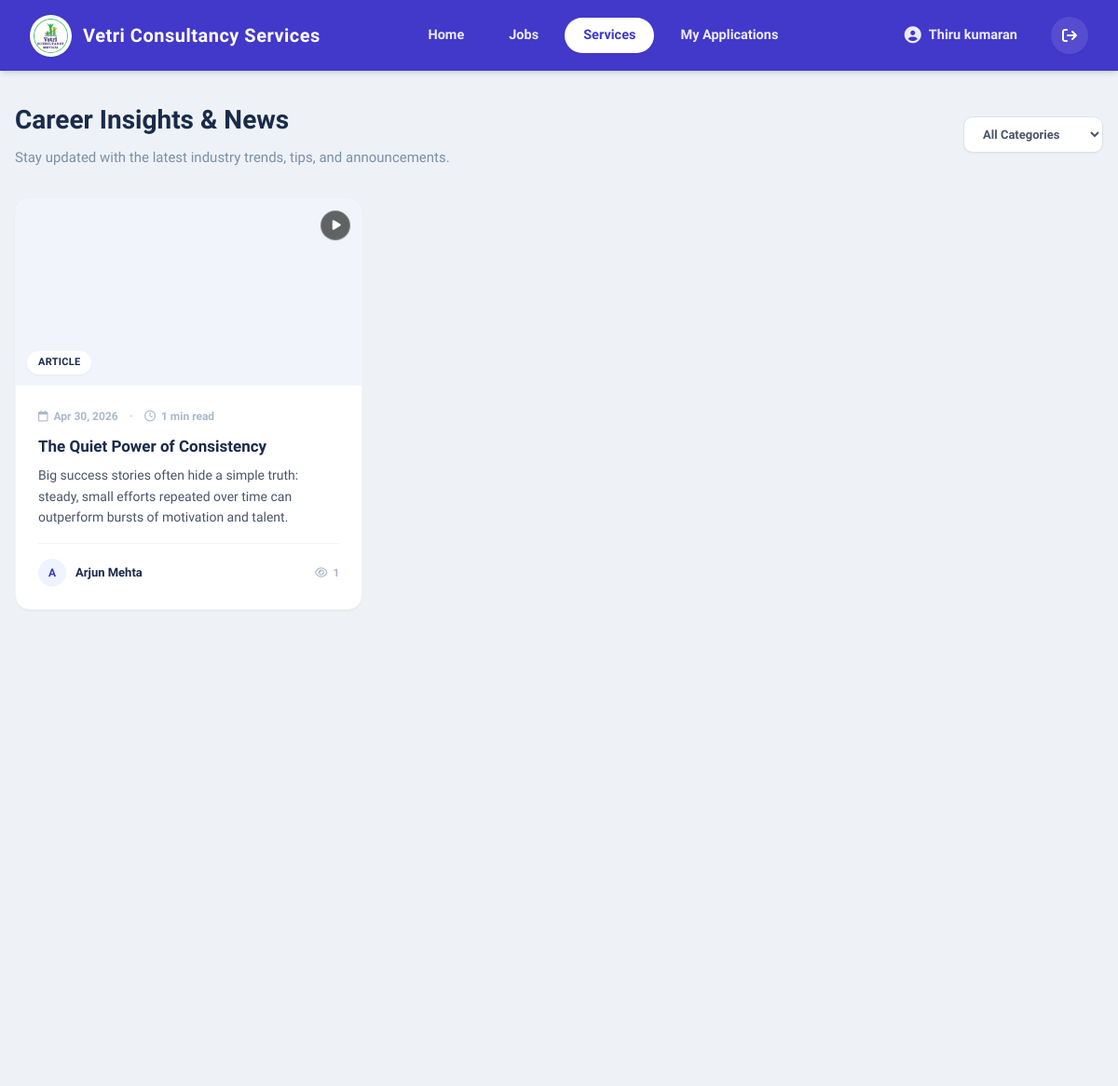
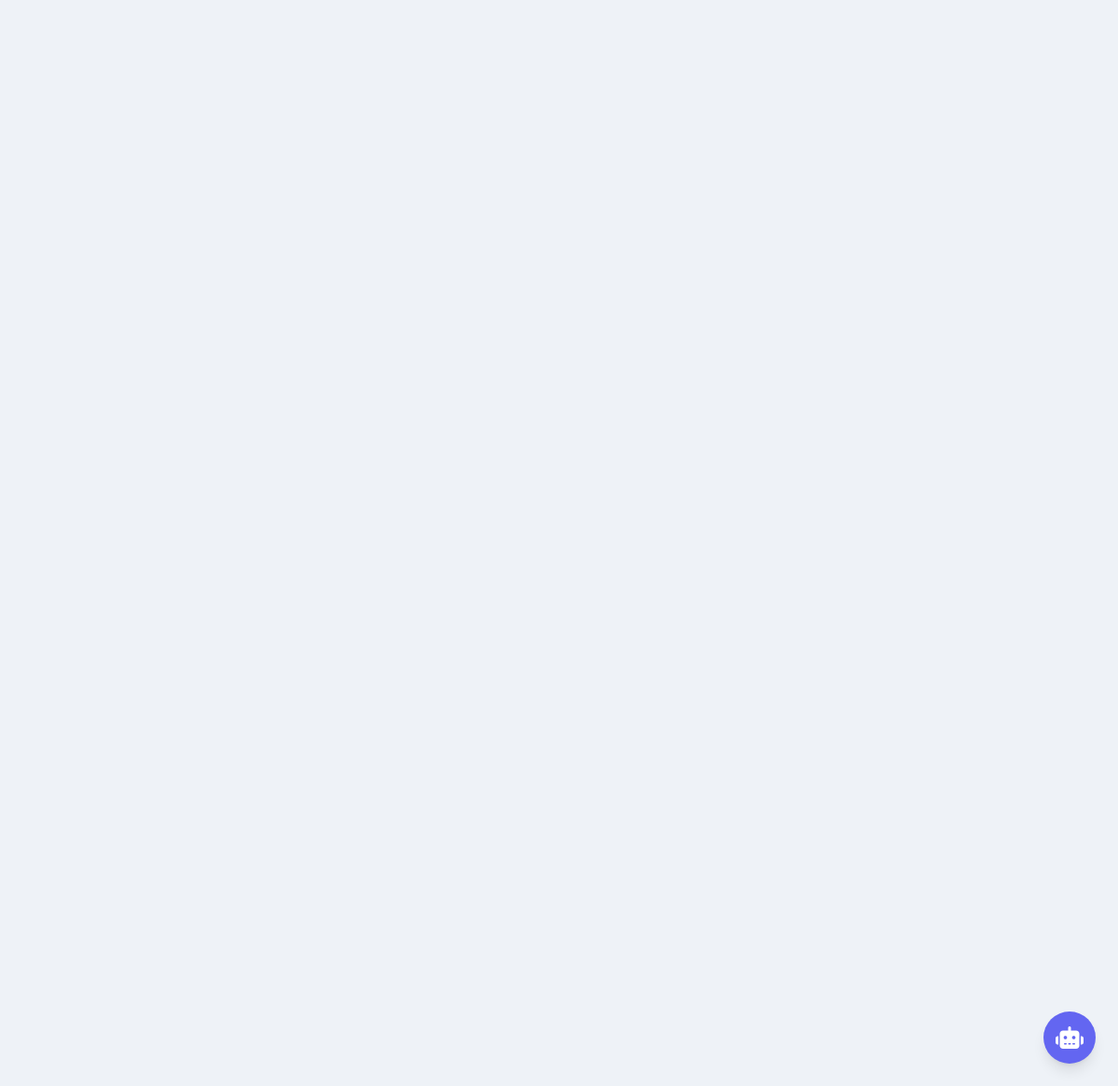
Screenshot of /services/feeds/ (signed in) with the database file from the repository (2 pictures, top to bottom).
### vcs/models.py (models this page shows, shortened)
class UISettings(models.Model):
    site_name = models.CharField(max_length=100, default="Vetri Consultancy Services")
    logo = models.ImageField(upload_to='site_config/', blank=True, null=True)
    login_illustration = models.ImageField(upload_to='site_config/', blank=True, null=True)
    candidate_tab_text = models.CharField(max_length=50, default="Candidate")
    trainee_tab_text = models.CharField(max_length=50, default="Trainee")
    company_tab_text = models.CharField(max_length=50, default="Company")
    class Meta:
        verbose_name = "Login UI Settings"
        verbose_name_plural = "Login UI Settings"

class User(AbstractUser):
    class Role(models.TextChoices):
        CANDIDATE = 'candidate', 'Candidate'
        TRAINEE   = 'trainee',   'Trainee'
        COMPANY   = 'company',   'Company'
    role = models.CharField(max_length=20,choices=Role.choices,blank=True,null=True,)
    groups = models.ManyToManyField(Group, blank=True,related_name='vcs_user_set',)
    user_permissions = models.ManyToManyField(Permission, blank=True,related_name='vcs_user_set',)

class CandidateProfile(models.Model):
    class SubscriptionPlan(models.TextChoices):
        FREE = 'Free', 'Free'
        PRO  = 'Pro',  'Pro'
    GENDER_CHOICES = (
        ('Male', 'Male'),
        ('Female', 'Female'),
        ('Other', 'Other')
    )
    MARITAL_CHOICES = (
        ('Single', 'Single'),
        ('Married', 'Married'),
        ('Other', 'Other')
    )
    user            = models.OneToOneField(User, on_delete=models.CASCADE, related_name='candidate_profile')
    profile_photo   = models.ImageField(upload_to='profile_photos/', blank=True, null=True)
    full_name       = models.CharField(max_length=255)
    phone_number    = models.CharField(max_length=20, blank=True, null=True)
    resume          = models.FileField(upload_to='resumes/', blank=True, null=True)
    accepted_terms  = models.BooleanField(default=False)
    created_at      = models.DateTimeField(auto_now_add=True)
    resume_headline = models.CharField(max_length=255, blank=True, null=True)
    profile_summary = models.TextField(blank=True, null=True)
    gender          = models.CharField(max_length=10, choices=GENDER_CHOICES, blank=True, null=True)
    marital_status  = models.CharField(max_length=20, choices=MARITAL_CHOICES, blank=True, null=True)
    date_of_birth   = models.DateField(blank=True, null=True)
    languages_known = models.CharField(max_length=255, blank=True, null=True, help_text="Comma separated, e.g. English, Tamil")
    skills          = models.ManyToManyField('Skill', blank=True, related_name='candidates')
    is_fresher      = models.BooleanField(default=False)
    subscription_type = models.CharField(
        max_length=10,
        choices=SubscriptionPlan.choices,
        default=SubscriptionPlan.FREE,
        help_text="Candidate's current subscription plan"
    )

class Feed(models.Model):
    class FeedType(models.TextChoices):
        ARTICLE      = 'article',     'Article'
        TIP          = 'tip',         'Career Tip'
        NEWS         = 'news',        'Industry News'
        ANNOUNCEMENT = 'announcement', 'Announcement'
    title       = models.CharField(max_length=255)
    slug        = models.SlugField(unique=True, blank=True)
    feed_type   = models.CharField(max_length=20, choices=FeedType.choices, default=FeedType.ARTICLE)
    media_file  = models.FileField(
        upload_to='feeds/media/',
        blank=True,
        null=True,
        validators=[FileExtensionValidator(allowed_extensions=['jpg', 'jpeg', 'png', 'gif', 'webp', 'mp4', 'webm', 'mov'])],
        help_text="Upload an image or a short video clip"
    )
    excerpt     = models.TextField(max_length=300, help_text="Short summary shown on card")
    content     = models.TextField(help_text="Full article content")
    author_name = models.CharField(max_length=100, default="VCS Team")
    tags        = models.CharField(max_length=255, blank=True, null=True,
                                   help_text="Comma separated e.g. Python, Career, Jobs")
    is_published = models.BooleanField(default=True)
    is_featured  = models.BooleanField(default=False)
    published_at = models.DateTimeField(auto_now_add=True)
    updated_at   = models.DateTimeField(auto_now=True)
    views        = models.PositiveIntegerField(default=0)
    class Meta:
        ordering = ['-is_featured', '-published_at']
    def read_time(self):
        words = len(self.content.split())
        mins  = max(1, words // 200)
        return f"{mins} min read"
    @property
    def is_video(self):
        if self.media_file:
            extension = self.media_file.name.split('.')[-1].lower()
            return extension in ['mp4', 'webm', 'mov']
        return False

### vcs/views.py (the view)
# urls.py: path('services/feeds/',                   views.feed_list,         name='feed_list'),
@login_required(login_url='login')
def feed_list(request):
    if not is_premium_user(request.user):
        return redirect('services')
    feeds = Feed.objects.filter(is_published=True)
    feed_type = request.GET.get('type', '').strip()
    q         = request.GET.get('q', '').strip()
    if feed_type:
        feeds = feeds.filter(feed_type=feed_type)
    if q:
        feeds = feeds.filter(
            Q(title__icontains=q) | Q(tags__icontains=q) | Q(excerpt__icontains=q)
        )
    from django.core.paginator import Paginator
    page_obj = Paginator(feeds, 9).get_page(request.GET.get('page', 1))
    return render(request, 'services/feed_list.html', {
        'page_obj':    page_obj,
        'feed_types':  Feed.FeedType.choices,
        'active_type': feed_type,
        'q':           q,
        'ui_settings': get_ui(),
    })

### vcs/context_processors.py (called while the page is built)
def site_settings(request):
    return {'ui_settings': UISettings.objects.first()}

### vcs/views.py (called while the page is built)
def get_ui():
    return UISettings.objects.first()

def is_premium_user(user):
    if not user.is_authenticated:
        return False
    if user.role == User.Role.TRAINEE:
        return True
    if user.role == User.Role.CANDIDATE:
        if hasattr(user, 'candidate_profile'):
            return user.candidate_profile.subscription_type == 'Pro'
    return False

### vcs/templates/services/feed_list.html (shortened to what this page needs)
{% extends 'base.html' %}
{% block content %}
<div class="bg-[#eef2f7] min-h-screen py-8 px-4">
    <div class="max-w-[1200px] mx-auto">
        <div class="mb-8 text-center md:text-left flex flex-col md:flex-row items-center justify-between gap-4">
            <div>
                <h1 class="text-[28px] font-extrabold text-[#1a2b4a] mb-2">Career Insights & News</h1>
                <p class="text-[15px] text-[#7a8fa6]">Stay updated with the latest industry trends, tips, and announcements.</p>
            </div>
            <form method="GET" action="{% url 'feed_list' %}" class="flex items-center gap-2">
                <select name="type" onchange="this.form.submit()"
                        class="border-[1.5px] border-[#d8e4f0] rounded-[10px] text-[13px] font-semibold text-[#4a5568] py-2.5 px-4 outline-none bg-white shadow-sm focus:border-[#4b6cf5] transition-colors cursor-pointer">
                    <option value="">All Categories</option>
                </select>
            </form>
        </div>
        <div class="grid grid-cols-1 md:grid-cols-2 lg:grid-cols-3 gap-6">
            {% for feed in page_obj %}
            <article class="bg-white rounded-[16px] shadow-sm border border-gray-100 overflow-hidden flex flex-col hover:shadow-md hover:border-[#c5d4f0] transition-all duration-300">
                <div class="h-[200px] w-full relative overflow-hidden bg-[#f1f5fb] group">
                    <a href="{% url 'feed_detail' feed.slug %}" class="absolute inset-0 z-10"></a>
                    {% if feed.media_file %}
                        {% if feed.is_video %}
                            <video autoplay loop muted playsinline class="w-full h-full object-cover group-hover:scale-105 transition-transform duration-500">
                                <source src="{{ feed.media_file.url }}" type="video/mp4">
                            </video>
                            <div class="absolute top-3 right-3 bg-black/60 text-white text-[12px] w-8 h-8 rounded-full flex items-center justify-center backdrop-blur-sm shadow-sm border border-white/20 z-20 pointer-events-none">
                            </div>
                        {% else %}
                            <img src="{{ feed.media_file.url }}" alt="{{ feed.title }}"
                                 class="w-full h-full object-cover group-hover:scale-105 transition-transform duration-500">
                        {% endif %}
                    {% else %}
                        <div class="w-full h-full flex items-center justify-center bg-[#f8fbff] text-[#4238ca] group-hover:scale-105 transition-transform duration-500">
                            <i class="fa-solid fa-newspaper text-[40px] opacity-40"></i>
                        </div>
                    {% endif %}
                    <div class="absolute bottom-3 left-3 bg-white/95 backdrop-blur-md text-[#1a2b4a] text-[11px] font-extrabold px-3 py-1 rounded-full shadow-sm z-20 pointer-events-none uppercase tracking-wide">
                    </div>
                </div>
                <div class="p-6 flex flex-col flex-1">
                    <div class="flex items-center gap-3 text-[12px] font-semibold text-[#aab8c8] mb-3">
                        <span class="flex items-center gap-1.5"><i class="fa-regular fa-calendar"></i> {{ feed.published_at|date:"M d, Y" }}</span>
                        <span class="text-[#d8e4f0]">•</span>
                        <span class="flex items-center gap-1.5"><i class="fa-regular fa-clock"></i> {{ feed.read_time }}</span>
                    </div>
                    <a href="{% url 'feed_detail' feed.slug %}" class="text-[17px] font-extrabold text-[#1a2b4a] leading-snug hover:text-[#3d35c4] transition-colors mb-2 line-clamp-2">
                        {{ feed.title }}
                    </a>
                    <p class="text-[14px] text-[#4a5568] leading-relaxed mb-4 line-clamp-3 flex-1">
                        {{ feed.excerpt }}
                    </p>
                    <div class="mt-auto pt-4 border-t border-[#f0f4f8] flex items-center justify-between">
                        <div class="flex items-center gap-2.5">
                            <div class="w-[30px] h-[30px] rounded-full bg-[#eef3ff] text-[#3d35c4] flex items-center justify-center text-[12px] font-bold">
                                {{ feed.author_name|slice:":1"|upper }}
                            </div>
                            <span class="text-[13px] font-bold text-[#1a2b4a]">{{ feed.author_name }}</span>
                        </div>
                        <span class="text-[12px] text-[#aab8c8] font-semibold flex items-center gap-1.5">
                            <i class="fa-regular fa-eye"></i> {{ feed.views }}
                        </span>
                    </div>
                </div>
            </article>
            {% endfor %}
        </div>
    </div>
</div>
{% endblock %}

### vcs/templates/base.html (shortened to what this page needs)
<!DOCTYPE html>
<html lang="en">
<head>
    <link href="https://cdnjs.cloudflare.com/ajax/libs/font-awesome/6.5.1/css/all.min.css" rel="stylesheet">
    <script src="https://cdn.tailwindcss.com"></script>
</head>
<body class="font-['Exo',sans-serif] antialiased bg-[#eef2f7] min-h-screen flex flex-col">
    {% with url_name=request.resolver_match.url_name %}
    <nav class="bg-[#4238ca] text-white shadow-md sticky top-0 z-50 py-2">
        <div class="max-w-[1400px] mx-auto px-4 md:px-8 flex justify-between items-center h-[60px]">
            <a href="{% url 'dashboard' %}" class="flex items-center gap-3 no-underline">
                <div class="w-[45px] h-[45px] bg-white rounded-full p-1 flex items-center justify-center shadow-sm">
                    <img src="{% if ui_settings.logo %}{{ ui_settings.logo.url }}{% else %}/static/images/logo.png{% endif %}" alt="Logo" class="w-full h-full rounded-full object-cover">
                </div>
                <span class="text-[20px] font-bold tracking-wide hidden sm:block">
                    {{ ui_settings.site_name|default:"Vetri Consultancy Services" }}
                </span>
            </a>
            <div class="hidden md:flex items-center gap-2">
                <a href="{% url 'dashboard' %}" class="nav-link {% if 'dashboard' in url_name or url_name == 'home' %}active{% endif %}">                    Home
                </a>
                <a href="{% url 'job_list' %}" class="nav-link {% if 'job' in url_name %}active{% endif %}">
                    Jobs
                </a>
                <a href="{% url 'services' %}" class="nav-link {% if 'service' in url_name or 'feed' in url_name %}active{% endif %}">
                    Services
                </a>
                {% if request.user.is_authenticated and request.user.role in 'candidate,trainee' %}
                    <a href="{% url 'my_applications' %}" class="nav-link {% if url_name == 'my_applications' %}active{% endif %}">
                        My Applications
                    </a>
                {% endif %}
            </div>
            <div class="hidden md:flex items-center gap-4">
                {% if request.user.is_authenticated %}
                    {% if request.user.role == 'candidate' %}
                        <a href="{% url 'candidate_profile' %}" class="nav-link gap-2 {% if 'profile' in url_name %}active{% endif %}">
                            <i class="fa-solid fa-circle-user text-[18px]"></i> {{ request.user.candidate_profile.full_name }}
                        </a>
                    {% elif request.user.role == 'company' %}
                        <a href="{% url 'dashboard' %}" class="nav-link gap-2">
                            <i class="fa-solid fa-building text-[18px]"></i> {{ request.user.company_profile.company_name }}
                        </a>
                    {% elif request.user.role == 'trainee' %}
                        <a href="{% url 'trainee_profile' %}" class="nav-link gap-2 {% if 'profile' in url_name %}active{% endif %}">
                            <i class="fa-solid fa-circle-user text-[18px]"></i> {{ request.user.trainee_profile.full_name }}
                        </a>
                    {% else %}
                        <a href="{% url 'dashboard' %}" class="nav-link gap-2">
                            <i class="fa-solid fa-user text-[18px]"></i> {{ request.user.username }}
                        </a>
                    {% endif %}
                {% else %}
                    <a href="{% url 'login' %}" class="nav-link gap-2">
                        <i class="fa-solid fa-circle-user text-[18px]"></i> Login
                    </a>
                {% endif %}
                {% if request.user.is_authenticated %}
                <a href="{% url 'logout' %}" class="w-[40px] h-[40px] bg-white/10 hover:bg-[#f44336] text-white rounded-full flex items-center justify-center transition-colors shadow-sm self-center" title="Logout">
                    <i class="fa-solid fa-arrow-right-from-bracket"></i>
                </a>
                {% endif %}
            </div>
        </div>
    </nav>
    {% endwith %}
    <main class="flex-1">
        {% block content %}
        {% endblock %}
    </main>
    <button class="fixed bottom-6 right-6 w-[56px] h-[56px] bg-[#6366f1] hover:bg-[#4f46e5] text-white rounded-full shadow-lg flex items-center justify-center text-[24px] transition-transform duration-200 hover:scale-105 z-50 focus:outline-none">
        <i class="fa-solid fa-robot"></i>
    </button>
</body>
</html>

### rows the page displays
UISettings: logo (picture), site_name "Vetri Consultancy Services"
User: user.candidate_profile.full_name "Thiru kumaran"
Feed: published_at "Apr 30, 2026", read_time "1 min read", title "The Quiet Power of Consistency", excerpt "Big success stories often hide a simple truth: steady, small efforts repeated over time can outperform bursts of motivation and talent.", author_name "A", author_name "Arjun Mehta", views "1"
